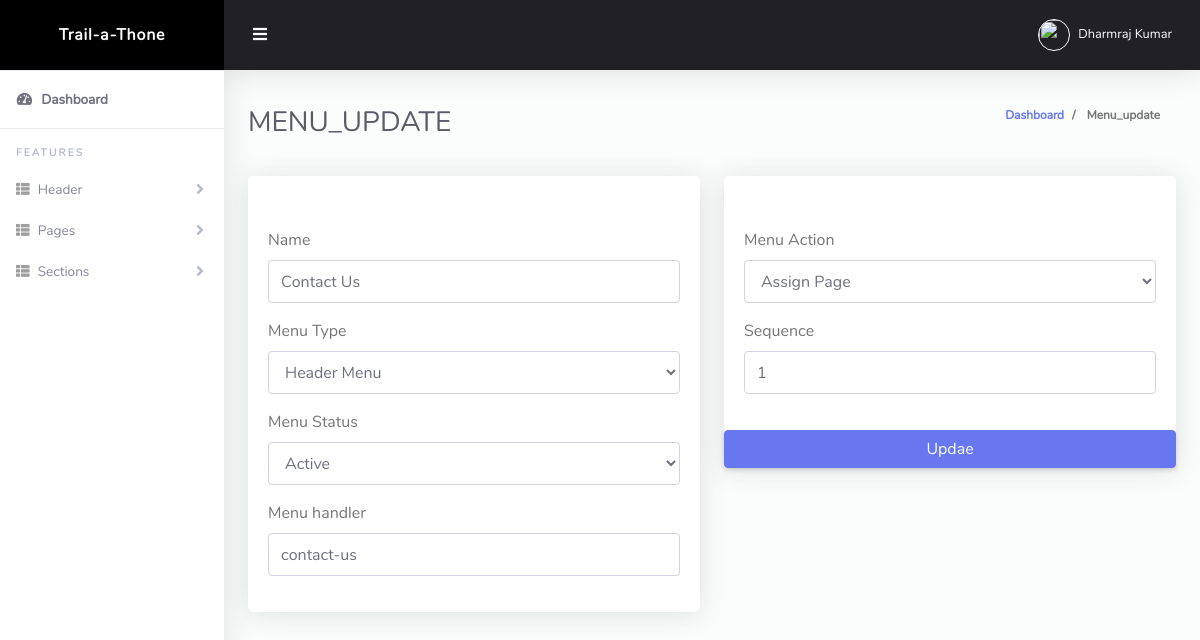
/admin/menu_update?menu_id=7 (signed in), run on the app's committed database.
### tables this page shows
CREATE TABLE `grt_menu` (
  `id` int(11) NOT NULL,
  `menu_name` varchar(200) NOT NULL,
  `menu_handler` varchar(200) NOT NULL,
  `menu_type` int(200) NOT NULL DEFAULT 0,
  `menu_action` varchar(500) NOT NULL,
  `menu_action_type` varchar(200) NOT NULL,
  `menu_status` int(11) NOT NULL,
  `menu_seq` int(11) NOT NULL,
  `created_date` timestamp NOT NULL DEFAULT current_timestamp(),
  `updated_date` timestamp NOT NULL DEFAULT current_timestamp() ON UPDATE current_timestamp()
);

### admin/config/class.php (called while the page is built, shortened)
<?php
class Db_functions
{
    private $servername = "localhost";
    private $username = "root";
    private $password = "";
    private $db_name = "grt_cms";
    protected $conn = "";
    public function __construct()
    {
        $this->conn = new mysqli($this->servername, $this->username, $this->password, $this->db_name);
    }
    function exe_query($sql_qry)
    {
        $qry = $this->conn->query($sql_qry);
        return $qry;
    }
    function data_fetch($qry)
    {
        $qry_exe = $this->exe_query($qry);
        if (mysqli_num_rows($qry_exe) > 0) {
            while ($data = mysqli_fetch_assoc($qry_exe)) {
                $array[] = $data;
            }
        } else {
            $array = 0;
        }
        return $array;
    }
}

### admin/menu_update.php (the view, shortened to what this page needs)
<?php
include "./header.php";
$menu_update_obj = new Db_functions();
if (isset($_GET['menu_id'])) {
    $menu_id = $_GET['menu_id'];
} else {
    echo "Parmetor Error !";
}
$qry_fetch_menus = "SELECT * FROM `grt_menu` WHERE id=$menu_id";
$result = $menu_update_obj->data_fetch($qry_fetch_menus);
$result = $result[0];
?>
<div class="row">
    <div class="col-lg-6">
        <div class="card mb-4">
            <div class="card-header py-3 d-flex flex-row align-items-center justify-content-between">
            </div>
            <div class="card-body">
                <form action="./menus_backend.php" method="post" enctype="multipart/form-data">
                    <div class="form-group">
                        <label for="exampleInputEmail1">Name</label>
                        <input value="<?= $result['menu_name'] ?>" name="new_menu_name" required="" type="text" class="form-control" id="exampleInputEmail1" aria-describedby="emailHelp" placeholder="Menu Name">
                    </div>
                    <div class="form-group">
                        <label for="exampleInputEmail1">Menu Type</label>
                        <select name="new_menu_type" class="form-control mb-3" required="">
                            <option <?= $result['menu_type'] == 0 ? "selected" : "" ?> value="0">Header Menu</option>
                        </select>
                    </div>
                    <div class="form-group">
                        <label for="exampleInputEmail1">Menu Status</label>
                        <select name="new_menu_status" class="form-control mb-3" required="">
                            <option <?= $result['menu_type'] == 0 ? "selected" : "" ?> value="0">Active</option>
                        </select>
                    </div>
                    <div class="form-group">
                        <label for="exampleInputEmail1">Menu handler</label>
                        <input value="<?= $result['menu_handler'] ?>" name="new_menu_handler" required="" type="text" class="form-control" id="exampleInputEmail1" aria-describedby="emailHelp" placeholder="Menu Handler" required>
                    </div>
            </div>
        </div>
    </div>
    <div class="col-lg-6">
        <div class="card mb-4">
            <div class="card-header py-3 d-flex flex-row align-items-center justify-content-between">
            </div>
            <div class="card-body">
                <div class="form-group">
                    <label for="exampleInputEmail1">Menu Action</label>
                    <select id="new_menu_action" name="menu_action_type" class="form-control mb-3" required>
                        <option <?php echo ($result['menu_action_type'] == 0 ? "selected" : ""); ?> value="0">Assign Page</option>
                    </select>
                </div>
                <div class="form-group">
                    <label for="exampleInputEmail1">Sequence </label>
                    <input value="<?= $result['menu_seq'] ?>" name="new_menu_sequence" required="" type="number" class="form-control" id="exampleInputEmail1" aria-describedby="emailHelp" placeholder="">
                </div>
            </div>
            <button type="submit" name="update_menu" class="btn btn-primary">Updae</button>
        </div>
    </div>
</div>
<?php
include "./footer.php";
?>

### admin/css/admin.css (style rules this page uses)
html { position: relative; min-height: 100%; font-family: Nunito; }
body { height: 100%; }
.card { -webkit-box-shadow: 0 0.15rem 1.75rem 0 rgba(58, 59, 69, 0.15) !important; box-shadow: 0 0.15rem 1.75rem 0 rgba(58, 59, 69, 0.15) !important; }

### data on the page
grt_menu: new_menu_name "Contact Us", new_menu_type "Header Menu", new_menu_status "Active", new_menu_handler "contact-us", menu_action_type "Assign Page", new_menu_sequence "1"

### other printed values
$_SESSION['user_name'] "Dharmraj Kumar"
$currunt_page "MENU_UPDATE"
$currunt_page "Menu_update"
